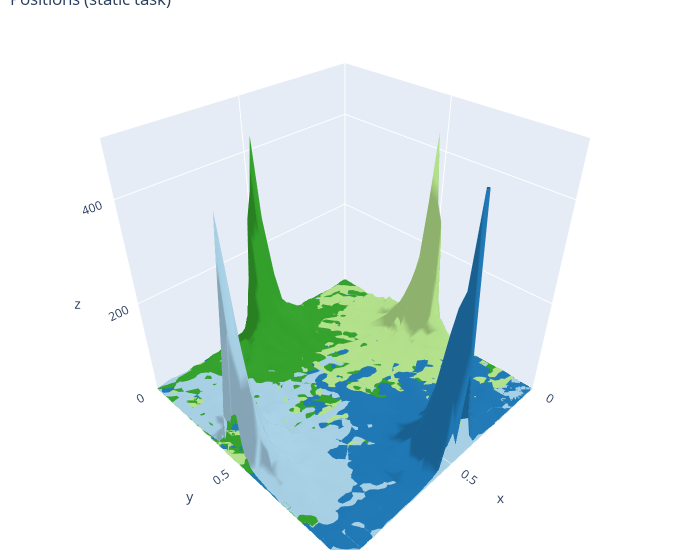

Notebook cell for this chart:
### Code cell
from task.fancy import hist3d
hist3d(trace.state, n_robots, 50, 500, 'Positions (static task)')

### Figure 1 — Plotly figure (JSON) as saved in the notebook; plotly's stock layout.template omitted (floating-point values rounded to 4 significant figures; data arrays with more than 128 entries replaced by an {"elided": "..."} marker saying what was removed)
{"data": [{"color": "rgb(166,206,227)", "type": "mesh3d", "x": {"elided": "2500 float values"}, "y": {"elided": "2500 float values"}, "z": {"elided": "2500 int values"}}, {"color": "rgb(31,120,180)", "type": "mesh3d", "x": {"elided": "2500 float values"}, "y": {"elided": "2500 float values"}, "z": {"elided": "2500 int values"}}, {"color": "rgb(178,223,138)", "type": "mesh3d", "x": {"elided": "2500 float values"}, "y": {"elided": "2500 float values"}, "z": {"elided": "2500 int values"}}, {"color": "rgb(51,160,44)", "type": "mesh3d", "x": {"elided": "2500 float values"}, "y": {"elided": "2500 float values"}, "z": {"elided": "2500 int values"}}], "layout": {"margin": {"b": 10, "l": 10, "r": 20, "t": 10}, "scene": {"xaxis": {"nticks": 4, "range": [0, 1]}, "yaxis": {"nticks": 4, "range": [0, 1]}, "zaxis": {"nticks": 4, "range": [0, 500]}}, "title": {"text": "Positions (static task)", "x": 0, "xref": "paper"}, "width": 700}}
